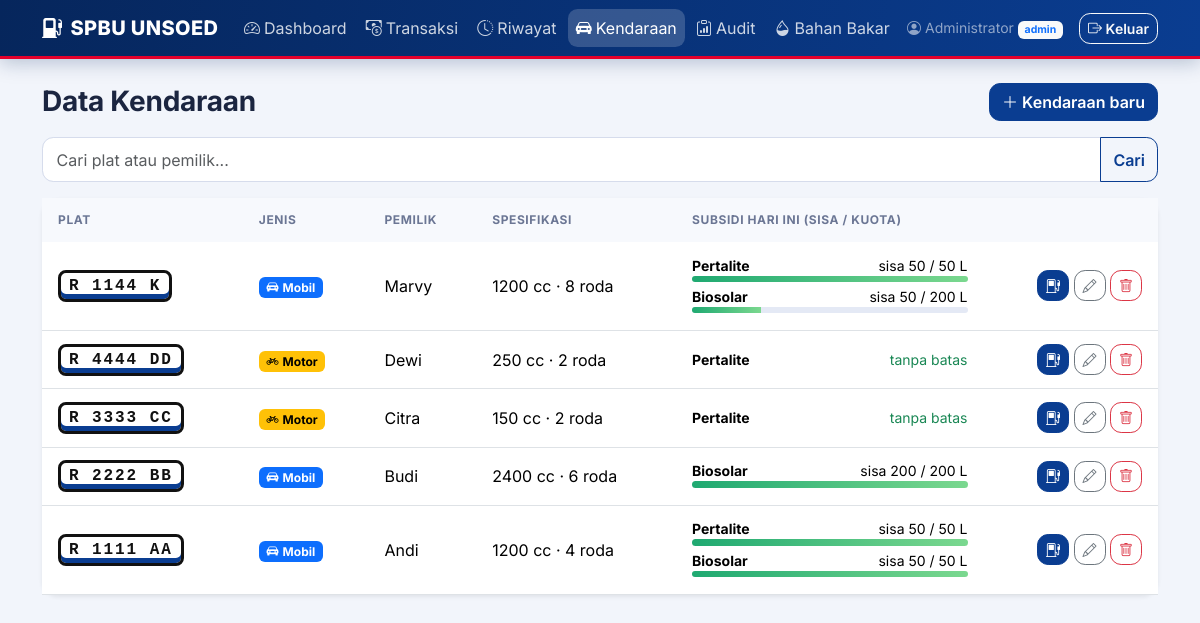
Screenshot of /kendaraan.php (signed in) with the database file from the repository.
### tables this page shows
CREATE TABLE kendaraan (
  id                INT UNSIGNED NOT NULL AUTO_INCREMENT,
  jenis             ENUM('Mobil','Motor') NOT NULL,
  plat              VARCHAR(12)   NOT NULL,
  pemilik           VARCHAR(60)   NOT NULL,
  kapasitas_mesin   INT UNSIGNED  NOT NULL,                 
  jumlah_roda       TINYINT UNSIGNED NOT NULL DEFAULT 4,
  max_penumpang     TINYINT UNSIGNED NOT NULL DEFAULT 5,
  kapasitas_tangki  DECIMAL(6,2)  NOT NULL,                 
  PRIMARY KEY (id),
  UNIQUE KEY uq_kendaraan_plat (plat),
  KEY idx_kendaraan_pemilik (pemilik)
);

CREATE TABLE bahan_bakar (
  id                 INT UNSIGNED NOT NULL AUTO_INCREMENT,
  nama               VARCHAR(40)  NOT NULL,
  harga              INT UNSIGNED NOT NULL,
  angka_mutu         INT UNSIGNED NOT NULL,
  diesel             TINYINT(1)   NOT NULL DEFAULT 0,
  subsidi            TINYINT(1)   NOT NULL DEFAULT 0,
  harga_non_subsidi  INT UNSIGNED NOT NULL DEFAULT 0,
  kelebihan_ditolak  TINYINT(1)   NOT NULL DEFAULT 0,
  PRIMARY KEY (id),
  UNIQUE KEY uq_bbm_nama (nama)
);

### includes/auth.php (called while the page is built, shortened)
<?php
function user(): ?array { return $_SESSION['user'] ?? null; }

### includes/fungsi.php (called while the page is built, shortened)
<?php
function e($s): string { return htmlspecialchars((string)$s, ENT_QUOTES, 'UTF-8'); }
function bersih(?string $s): string { return trim(strip_tags((string)$s)); }
function halaman_aktif(): int { return max(1, (int)($_GET['hal'] ?? 1)); }
function query(mysqli $db, string $sql, string $tipe = '', array $param = []): array {
    $st = $db->prepare($sql);
    if ($param) $st->bind_param($tipe, ...$param);
    $st->execute();
    $r = $st->get_result();
    return $r ? $r->fetch_all(MYSQLI_ASSOC) : [];
}

### classes/BahanBakar.php (called while the page is built, shortened)
<?php
class BahanBakar {
    public static function fromRow(array $r): self {
        return new self((int)$r['id'], $r['nama'], (float)$r['harga'], (int)$r['angka_mutu'],
            (bool)$r['diesel'], (bool)$r['subsidi'], (float)$r['harga_non_subsidi'], (bool)$r['kelebihan_ditolak']);
    }
}

### classes/Kendaraan.php (called while the page is built, shortened)
<?php
abstract class Kendaraan {
    public static function fromRow(array $r, float $isiTangki = 0.0): Kendaraan {
        $a = [(int)$r['id'], $r['plat'], $r['pemilik'], (float)$r['kapasitas_tangki'], $isiTangki];
        return $r['jenis'] === 'Mobil'
            ? new Mobil(...$a, cc: (int)$r['kapasitas_mesin'], roda: (int)$r['jumlah_roda'], penumpang: (int)$r['max_penumpang'])
            : new Motor(...$a, cc: (int)$r['kapasitas_mesin']);
    }
    public function batasSubsidiPerHari(BahanBakar $bbm): float { return INF; }
}

### classes/Mobil.php (called while the page is built, shortened)
<?php
class Mobil extends Kendaraan implements Pengisian, Pembayaran {
    public function batasSubsidiPerHari(BahanBakar $bbm): float {
        if (!$bbm->diesel) return self::BATAS_PERTALITE;
        return $this->roda >= 6 ? self::BATAS_SOLAR_RODA_6_KE_ATAS : self::BATAS_SOLAR_RODA_4;
    }
}

### classes/SPBU.php (called while the page is built, shortened)
<?php
class SPBU {
    public function terpakaiHariIni(array $ids): array {
        $in = implode(',', array_fill(0, count($ids), '?'));
        $hasil = [];
        foreach (query($this->db, "SELECT kendaraan_id, bbm_id, SUM(liter_subsidi) t FROM transaksi
            WHERE DATE(tanggal)=CURDATE() AND kendaraan_id IN ($in) GROUP BY kendaraan_id, bbm_id",
            str_repeat('i', count($ids)), array_values($ids)) as $r) {
            $hasil[(int)$r['kendaraan_id']][(int)$r['bbm_id']] = (float)$r['t'];
        }
        return $hasil;
    }
}

### kendaraan.php (the view, shortened to what this page needs)
<?php
require 'includes/init.php';
$q = bersih($_GET['q'] ?? '');
$like = "%$q%";
$per = 5; $hal = halaman_aktif(); $off = ($hal - 1) * $per;
$rows = query($db, 'SELECT * FROM kendaraan WHERE plat LIKE ? OR pemilik LIKE ? ORDER BY id DESC LIMIT ? OFFSET ?', 'ssii', [$like, $like, $per, $off]);
$spbu = new SPBU($db);
$bbmSub = array_map([BahanBakar::class, 'fromRow'], query($db, 'SELECT * FROM bahan_bakar WHERE subsidi=1 ORDER BY id'));
$terpakai = $spbu->terpakaiHariIni(array_column($rows, 'id'));
require 'includes/header.php';
?>
<div class="d-flex justify-content-between align-items-center mb-3"><h3 class="mb-0">Data Kendaraan</h3><a href="kendaraan_form.php" class="btn btn-primary"><i class="bi bi-plus-lg me-1"></i>Kendaraan baru</a></div>
<form class="input-group mb-3" method="get"><input name="q" class="form-control" placeholder="Cari plat atau pemilik..." value="<?= e($q) ?>"><button class="btn btn-outline-primary">Cari</button></form>
<div class="card shadow-sm"><div class="table-responsive"><table class="table table-hover mb-0 align-middle">
<thead><tr><th>Plat</th><th>Jenis</th><th>Pemilik</th><th>Spesifikasi</th><th>Subsidi hari ini (sisa / kuota)</th><th></th></tr></thead><tbody>
<?php foreach ($rows as $r): $kObj = Kendaraan::fromRow($r); ?>
<tr><td><span class="plat fs-6 px-2" style="font-size:1rem!important"><?= e($r['plat']) ?></span></td>
<td><span class="badge text-bg-<?= $r['jenis'] === 'Mobil' ? 'primary' : 'warning' ?>"><i class="bi bi-<?= $r['jenis'] === 'Mobil' ? 'car-front-fill' : 'bicycle' ?> me-1"></i><?= e($r['jenis']) ?></span></td>
<td><?= e($r['pemilik']) ?></td><td><?= (int)$r['kapasitas_mesin'] ?> cc &middot; <?= (int)$r['jumlah_roda'] ?> roda</td>
<td style="min-width:210px">
<?php $adaSub = false; foreach ($bbmSub as $b):
    if (!$kObj->bolehMemakai($b)) continue;
    $adaSub = true; $batas = $kObj->batasSubsidiPerHari($b); $pakai = $terpakai[(int)$r['id']][$b->id] ?? 0; ?>
  <?php if (is_infinite($batas)): ?>
  <div class="small d-flex justify-content-between"><b><?= e($b->nama) ?></b><span class="text-success">tanpa batas</span></div>
  <?php else: $sisa = max(0, $batas - $pakai); ?>
  <div class="small d-flex justify-content-between"><b><?= e($b->nama) ?></b><span class="<?= $sisa <= 0 ? 'text-danger' : '' ?>">sisa <?= rtrim(rtrim(number_format($sisa, 2, ',', '.'), '0'), ',') ?> / <?= (int)$batas ?> L</span></div>
  <div class="gauge mb-1 <?= $sisa <= 0 ? 'penuh' : '' ?>" style="height:.4rem"><div style="width:<?= $sisa <= 0 ? 100 : round($sisa / $batas * 100) ?>%"></div></div>
  <?php endif; endforeach; if (!$adaSub): ?><span class="small text-muted">Tidak berhak BBM subsidi</span><?php endif; ?>
</td>
<td class="text-end text-nowrap"><a class="btn btn-sm btn-primary" href="transaksi.php?kendaraan_id=<?= (int)$r['id'] ?>" title="Isi BBM"><i class="bi bi-fuel-pump"></i></a>
<a class="btn btn-sm btn-outline-secondary" href="kendaraan_form.php?id=<?= (int)$r['id'] ?>"><i class="bi bi-pencil"></i></a>
<?php if (user()['role'] === 'admin'): ?>
<form method="post" action="kendaraan_hapus.php" class="d-inline" onsubmit="return confirm('Hapus kendaraan ini?')"><?= csrf_field() ?><input type="hidden" name="id" value="<?= (int)$r['id'] ?>"><button class="btn btn-sm btn-outline-danger"><i class="bi bi-trash"></i></button></form>
<?php endif; ?></td></tr>
<?php endforeach; if (!$rows): ?><tr><td colspan="6" class="text-center text-muted">Data tidak ditemukan.</td></tr><?php endif; ?>
</tbody></table></div></div>
<?php require 'includes/footer.php'; ?>

### includes/header.php (shortened to what this page needs)
<?php
$kelasMain ??= 'container pb-4';
$ini = basename($_SERVER['SCRIPT_NAME']);
function nav_item(string $file, string $label, string $ikon, array $alias = []): string {
    global $ini;
    $aktif = in_array($ini, [$file, ...$alias], true) ? ' active' : '';
    return "<li class=\"nav-item\"><a class=\"nav-link$aktif\" href=\"$file\"><i class=\"bi bi-$ikon me-1\"></i>$label</a></li>";
}
?><!DOCTYPE html>
<html lang="id"><head><meta charset="utf-8"><meta name="viewport" content="width=device-width,initial-scale=1">
<link href="https://cdn.jsdelivr.net/npm/bootstrap@5.3.3/dist/css/bootstrap.min.css" rel="stylesheet">
<link href="https://cdn.jsdelivr.net/npm/bootstrap-icons@1.11.3/font/bootstrap-icons.min.css" rel="stylesheet">
<link href="assets/style.css" rel="stylesheet">
</head><body>
<?php if (user()): ?>
<nav class="navbar navbar-expand-lg navbar-dark navbar-spbu mb-4"><div class="container">
  <a class="navbar-brand" href="index.php"><i class="bi bi-fuel-pump-fill me-2"></i>SPBU UNSOED</a>
  <div class="collapse navbar-collapse" id="m">
    <ul class="navbar-nav me-auto">
      <?= nav_item('index.php', 'Dashboard', 'speedometer2') ?>
      <?= nav_item('transaksi.php', 'Transaksi', 'cash-coin', ['struk.php']) ?>
      <?= nav_item('riwayat.php', 'Riwayat', 'clock-history') ?>
      <?= nav_item('kendaraan.php', 'Kendaraan', 'car-front-fill', ['kendaraan_form.php']) ?>
      <?= nav_item('audit.php', 'Audit', 'clipboard-data') ?>
      <?php if (user()['role'] === 'admin') echo nav_item('bbm.php', 'Bahan Bakar', 'droplet-half'); ?>
    </ul>
    <span class="navbar-text me-3 small"><i class="bi bi-person-circle me-1"></i><?= e(user()['nama']) ?> <span class="badge bg-light text-primary"><?= e(user()['role']) ?></span></span>
    <a class="btn btn-outline-light btn-sm" href="logout.php"><i class="bi bi-box-arrow-right"></i> Keluar</a>
  </div></div></nav>
<?php endif; ?>
<main class="<?= e($kelasMain) ?>">

### includes/footer.php (shortened to what this page needs)
</main>
</body></html>

### assets/style.css (style rules this page uses)
:root { --biru:#0a3d91;--biru-tua:#06265c;--merah:#e4002b;--kuning:#ffb81c;--bg:#f2f5fb;--teks:#1b2540;--bs-body-font-family:'Inter',system-ui,sans-serif }
body { background:var(--bg);color:var(--teks);font-family:var(--bs-body-font-family) }
h3,h4,h5 { font-weight:700;letter-spacing:-.01em }
.navbar-spbu { background:linear-gradient(100deg,var(--biru-tua),var(--biru));box-shadow:0 4px 18px rgba(6,38,92,.25);border-bottom:3px solid var(--merah) }
.navbar-spbu .navbar-brand { font-weight:800;letter-spacing:.02em }
.navbar-spbu .nav-link { color:rgba(255,255,255,.8);border-radius:.6rem;padding:.45rem .8rem;margin:0 .1rem }
.navbar-spbu .nav-link.active { color:#fff;background:rgba(255,255,255,.18) }
.card { border:0;border-radius:1rem;box-shadow:0 6px 22px rgba(20,40,90,.08) }
.btn { border-radius:.7rem;font-weight:600 }
.btn-primary { --bs-btn-bg:var(--biru);--bs-btn-border-color:var(--biru);--bs-btn-hover-bg:var(--biru-tua);--bs-btn-hover-border-color:var(--biru-tua);--bs-btn-active-bg:var(--biru-tua);--bs-btn-disabled-bg:var(--biru);--bs-btn-disabled-border-color:var(--biru) }
.btn-outline-primary { --bs-btn-color:var(--biru);--bs-btn-border-color:var(--biru);--bs-btn-hover-bg:var(--biru);--bs-btn-hover-border-color:var(--biru) }
.form-control,.form-select { border-radius:.7rem;padding:.6rem .85rem;border-color:#d6dcec }
.table thead th { font-size:.75rem;text-transform:uppercase;letter-spacing:.05em;color:#6b7694;background:#f7f9fd;border-bottom:0 }
.table>:not(caption)>*>* { padding:.8rem 1rem }
.plat { display:inline-block;background:#fff;color:#111;border:3px solid #111;border-radius:.5rem;padding:.1rem 1rem;font:800 1.7rem/1.4 'Courier New',monospace;letter-spacing:.12em;box-shadow:inset 0 -5px 0 var(--biru) }
.gauge { height:.9rem;background:#e4e9f5;border-radius:1rem;overflow:hidden }
.gauge div { height:100%;background:linear-gradient(90deg,#1fa971,#7bd88f);transition:width .3s }

### rows the page displays
kendaraan: plat "R 1144 K", jenis "Mobil", pemilik "Marvy", kapasitas_mesin "1200", jumlah_roda "8", jumlah_roda "200"
bahan_bakar: nama "Pertalite", sisa "50", batas "50", $sisa / $batas * 100 100 (drawn)
bahan_bakar: nama "Biosolar", sisa "50", sisa "200"
kendaraan: plat "R 4444 DD", jenis "Motor", pemilik "Dewi", kapasitas_mesin "250", jumlah_roda "2"
kendaraan: plat "R 3333 CC", jenis "Motor", pemilik "Citra", kapasitas_mesin "150", jumlah_roda "2"
kendaraan: plat "R 2222 BB", jenis "Mobil", pemilik "Budi", kapasitas_mesin "2400", jumlah_roda "6", jumlah_roda "200"
kendaraan: plat "R 1111 AA", jenis "Mobil", pemilik "Andi", kapasitas_mesin "1200", jumlah_roda "4", jumlah_roda "50"

### other values shown
$label "Dashboard Transaksi Riwayat Kendaraan Audit Bahan Bakar"
user()['nama'] "Administrator"
user()['role'] "admin"
